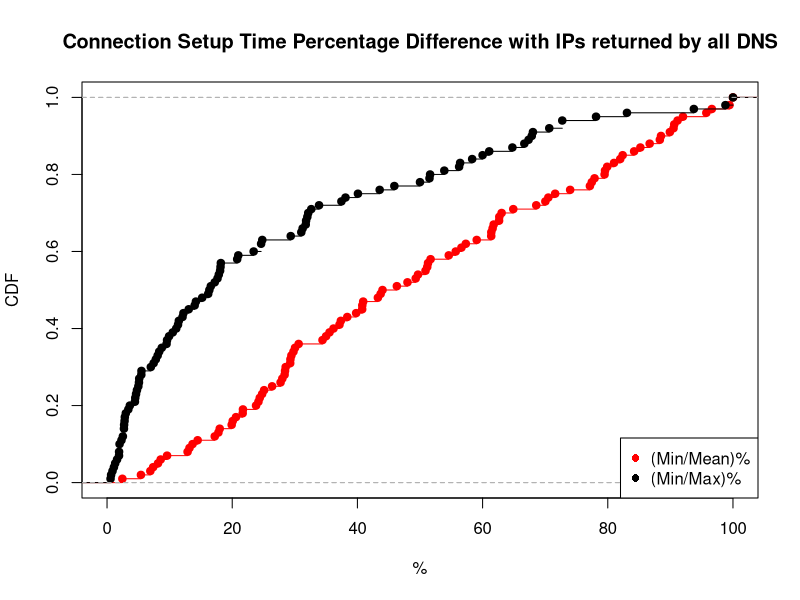

Generate this figure with R:
mean_min <- c(8.571429, 21.711806, 2.447745, 46.302251, 88.317036, 62.669246, 79.487179, 80.996885, 19.913199, 77.142857, 29.452438, 54.597156, 99.444164, 81.987578, 28.002948, 27.722301, 89.918256, 85.207101, 20.600858, 24.775583, 51.157570, 49.315068, 34.423898, 79.558011, 51.692308, 24.399690, 6.915714, 48.000000, 68.571429, 38.381201, 84.210526, 43.270127, 51.282051, 77.884615, 64.901738, 35.543018, 56.616801, 30.612307, 28.368356, 79.903585, 59.062500, 62.634631, 24.187926, 23.805301, 82.378378, 90.505768, 70.027397, 90.617849, 34.993925, 92.012780, 8.139844, 39.795918, 61.378799, 36.183395, 44.009780, 77.445652, 7.365016, 26.371755, 100.000000, 12.868633, 5.415162, 9.590793, 13.663691, 37.137331, 37.354086, 96.622889, 29.264777, 61.391542, 95.744681, 70.500000, 17.794254, 40.762813, 49.681529, 63.039400, 61.600000, 40.776699, 25.093053, 100.000000, 61.770762, 40.924370, 18.005550, 73.988439, 91.150779, 30.034522, 28.538606, 13.174708, 17.208413, 29.785051, 43.713278, 57.318952, 88.503254, 28.438662, 86.692015, 71.590909, 14.477212, 55.707395, 50.878256, 20.082389, 21.671388, 29.294561)

max_min <- c(0.649351, 5.500055, 0.873362, 8.333333, 23.423423, 29.347826, 24.800000, 70.652174, 11.470588, 56.250000, 2.000020, 18.181818, 98.795181, 56.410256, 16.344086, 17.207792, 50.000000, 72.727273, 1.600000, 10.502283, 31.800318, 17.647059, 11.340206, 32.000000, 18.064516, 4.635762, 2.700027, 24.615385, 38.095238, 4.778157, 72.727273, 9.508197, 31.746032, 60.000000, 53.883495, 20.792079, 37.442922, 5.000050, 4.456094, 51.515152, 33.870968, 32.142857, 3.400034, 1.100011, 61.057692, 64.761905, 43.558282, 67.346939, 24.615385, 68.041237, 2.800028, 20.967742, 14.197531, 12.207358, 31.250000, 40.084388, 2.700027, 14.000140, 100.000000, 3.641882, 2.727273, 5.476451, 2.304147, 16.580311, 16.161616, 83.064516, 9.589041, 17.857143, 93.750000, 31.034483, 2.841918, 15.200000, 8.088235, 45.901639, 5.140187, 7.443366, 2.000020, 100.000000, 8.746356, 1.923077, 1.300013, 51.612903, 78.125000, 7.795699, 5.100051, 1.914580, 6.993007, 3.000030, 18.128655, 32.631579, 66.666667, 9.912536, 67.857143, 58.333333, 0.558659, 11.052632, 12.060302, 2.529511, 4.509284, 13.051823)

mean_min_val = ecdf(mean_min)
max_min_val = ecdf(max_min)

plot(mean_min_val, lty=1, col="red", xlab="%", ylab="CDF", main="Connection Setup Time Percentage Difference with IPs returned by all DNS", xlim=c(0, 100))
lines(max_min_val)

legend("bottomright",  pch =16, legend=c("(Min/Mean)%", "(Min/Max)%"), col=c("red", "black"))

